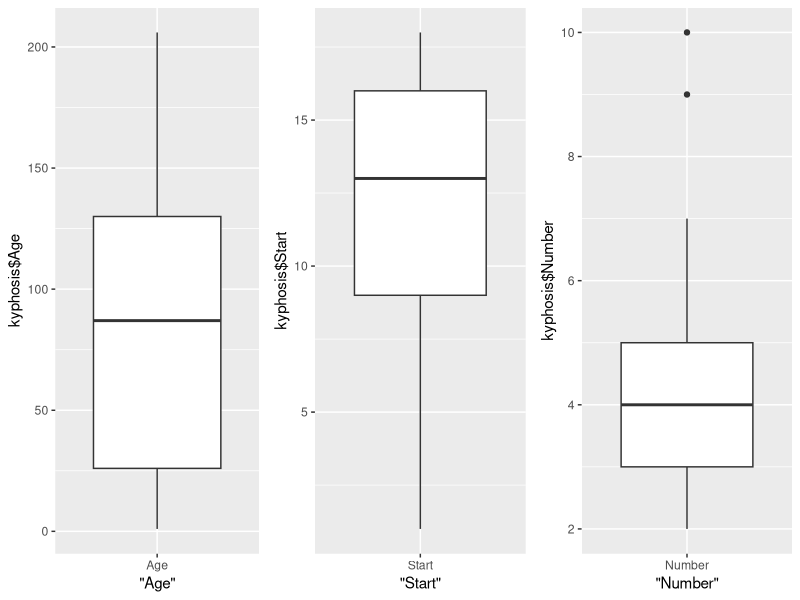
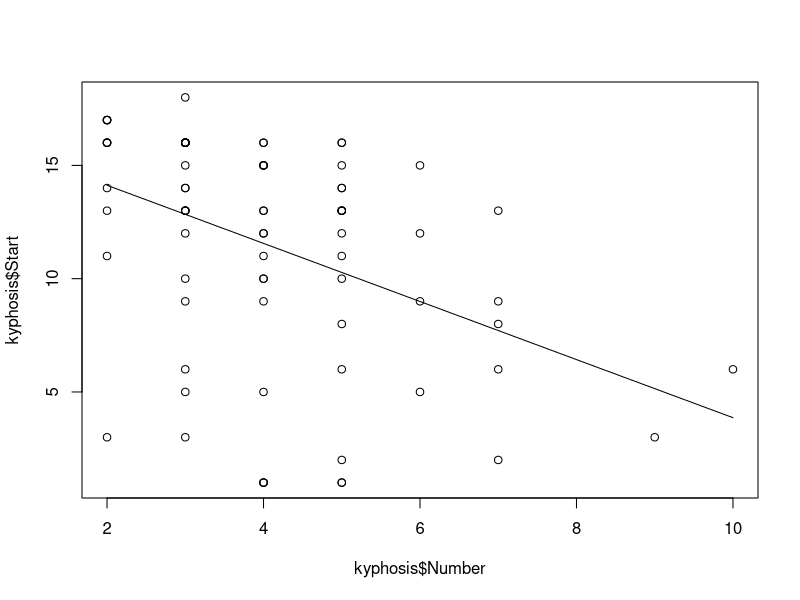

Write the R code that produced these figures, in order.
## ---- chunk 1
library(rpart)
print(head(kyphosis))
## ---- chunk 2
library(ggplot2)
library(grid)
library(gridExtra)

g <- ggplot(kyphosis,aes(Age,Age)) +
        geom_boxplot()
        
a <- qplot(kyphosis$Age,x="Age",geom="boxplot")
b <- qplot(kyphosis$Start,x="Start",geom="boxplot")
c <- qplot(kyphosis$Number,x="Number",geom="boxplot")

lst <- list(a, b, c)
do.call(grid.arrange, c(lst, ncol=3))
## ---- chunk 3
plot(kyphosis$Number,kyphosis$Start)
l <- lm(Start ~ Number, data=kyphosis)
getX <- function(x) {
        x * l$coefficients[2] + l$coefficients[1]
}
curve(getX,min(kyphosis$Number),max(kyphosis$Number),add=T)
## ---- chunk 4
kyphosis$Kyphosis <- factor(kyphosis$Kyphosis)
fit <- glm(Kyphosis ~ Age + Number + Start, data=kyphosis, family="binomial")
summary(fit)$coefficients
